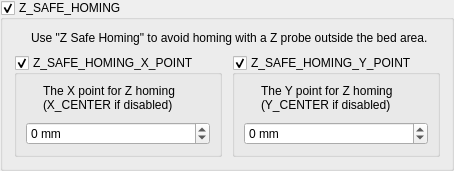
       <widget class="QGroupBox" name="uZSafeHomingBox">
        <property name="title">
         <string>Z_SAFE_HOMING</string>
        </property>
        <property name="checkable">
         <bool>true</bool>
        </property>
        <layout class="QGridLayout" name="gridLayout_17">
         <property name="spacing">
          <number>10</number>
         </property>
         <item row="0" column="1" colspan="2">
          <widget class="QLabel" name="label_24">
           <property name="text">
            <string>Use &quot;Z Safe Homing&quot; to avoid homing with a Z probe outside the bed area.</string>
           </property>
           <property name="wordWrap">
            <bool>true</bool>
           </property>
          </widget>
         </item>
         <item row="0" column="0">
          <widget class="QLabel" name="label_23">
           <property name="sizePolicy">
            <sizepolicy hsizetype="Fixed" vsizetype="Fixed">
             <horstretch>0</horstretch>
             <verstretch>0</verstretch>
            </sizepolicy>
           </property>
           <property name="text">
            <string/>
           </property>
           <property name="pixmap">
            <pixmap resource="../resources/resources.qrc">:/info_FILL0_wght100_GRAD0_opsz20.svg</pixmap>
           </property>
          </widget>
         </item>
         <item row="1" column="0" colspan="3">
          <widget class="QWidget" name="widget_3" native="true">
           <layout class="QGridLayout" name="gridLayout_20">
            <property name="leftMargin">
             <number>0</number>
            </property>
            <property name="topMargin">
             <number>0</number>
            </property>
            <property name="rightMargin">
             <number>0</number>
            </property>
            <property name="bottomMargin">
             <number>0</number>
            </property>
            <property name="spacing">
             <number>10</number>
            </property>
            <item row="0" column="0">
             <widget class="QGroupBox" name="uZSafeHomingXPointBox">
              <property name="title">
               <string>Z_SAFE_HOMING_X_POINT</string>
              </property>
              <property name="checkable">
               <bool>true</bool>
              </property>
              <layout class="QGridLayout" name="gridLayout_18">
               <property name="spacing">
                <number>10</number>
               </property>
               <item row="0" column="0">
                <widget class="QLabel" name="label_25">
                 <property name="sizePolicy">
                  <sizepolicy hsizetype="Fixed" vsizetype="Fixed">
                   <horstretch>0</horstretch>
                   <verstretch>0</verstretch>
                  </sizepolicy>
                 </property>
                 <property name="text">
                  <string/>
                 </property>
                 <property name="pixmap">
                  <pixmap resource="../resources/resources.qrc">:/info_FILL0_wght100_GRAD0_opsz20.svg</pixmap>
                 </property>
                </widget>
               </item>
               <item row="0" column="1">
                <widget class="QLabel" name="label_26">
                 <property name="text">
                  <string>The X point for Z homing (X_CENTER if disabled)</string>
                 </property>
                 <property name="wordWrap">
                  <bool>true</bool>
                 </property>
                </widget>
               </item>
               <item row="1" column="0" colspan="2">
                <widget class="QSpinBox" name="uZSafeHomingXPointSpinBox">
                 <property name="suffix">
                  <string> mm</string>
                 </property>
                 <property name="minimum">
                  <number>-1000</number>
                 </property>
                 <property name="maximum">
                  <number>1000</number>
                 </property>
                 <property name="stepType">
                  <enum>QAbstractSpinBox::AdaptiveDecimalStepType</enum>
                 </property>
                </widget>
               </item>
              </layout>
             </widget>
            </item>
            <item row="0" column="1">
             <widget class="QGroupBox" name="uZSafeHomingYPointBox">
              <property name="title">
               <string>Z_SAFE_HOMING_Y_POINT</string>
              </property>
              <property name="checkable">
               <bool>true</bool>
              </property>
              <layout class="QGridLayout" name="gridLayout_19">
               <property name="spacing">
                <number>10</number>
               </property>
               <item row="0" column="0">
                <widget class="QLabel" name="label_27">
                 <property name="sizePolicy">
                  <sizepolicy hsizetype="Fixed" vsizetype="Fixed">
                   <horstretch>0</horstretch>
                   <verstretch>0</verstretch>
                  </sizepolicy>
                 </property>
                 <property name="text">
                  <string/>
                 </property>
                 <property name="pixmap">
                  <pixmap resource="../resources/resources.qrc">:/info_FILL0_wght100_GRAD0_opsz20.svg</pixmap>
                 </property>
                </widget>
               </item>
               <item row="0" column="1">
                <widget class="QLabel" name="label_28">
                 <property name="text">
                  <string>The Y point for Z homing (Y_CENTER if disabled)</string>
                 </property>
                 <property name="wordWrap">
                  <bool>true</bool>
                 </property>
                </widget>
               </item>
               <item row="1" column="0" colspan="2">
                <widget class="QSpinBox" name="uZSafeHomingYPointSpinBox">
                 <property name="suffix">
                  <string> mm</string>
                 </property>
                 <property name="minimum">
                  <number>-1000</number>
                 </property>
                 <property name="maximum">
                  <number>1000</number>
                 </property>
                 <property name="stepType">
                  <enum>QAbstractSpinBox::AdaptiveDecimalStepType</enum>
                 </property>
                </widget>
               </item>
              </layout>
             </widget>
            </item>
           </layout>
          </widget>
         </item>
        </layout>
       </widget>
